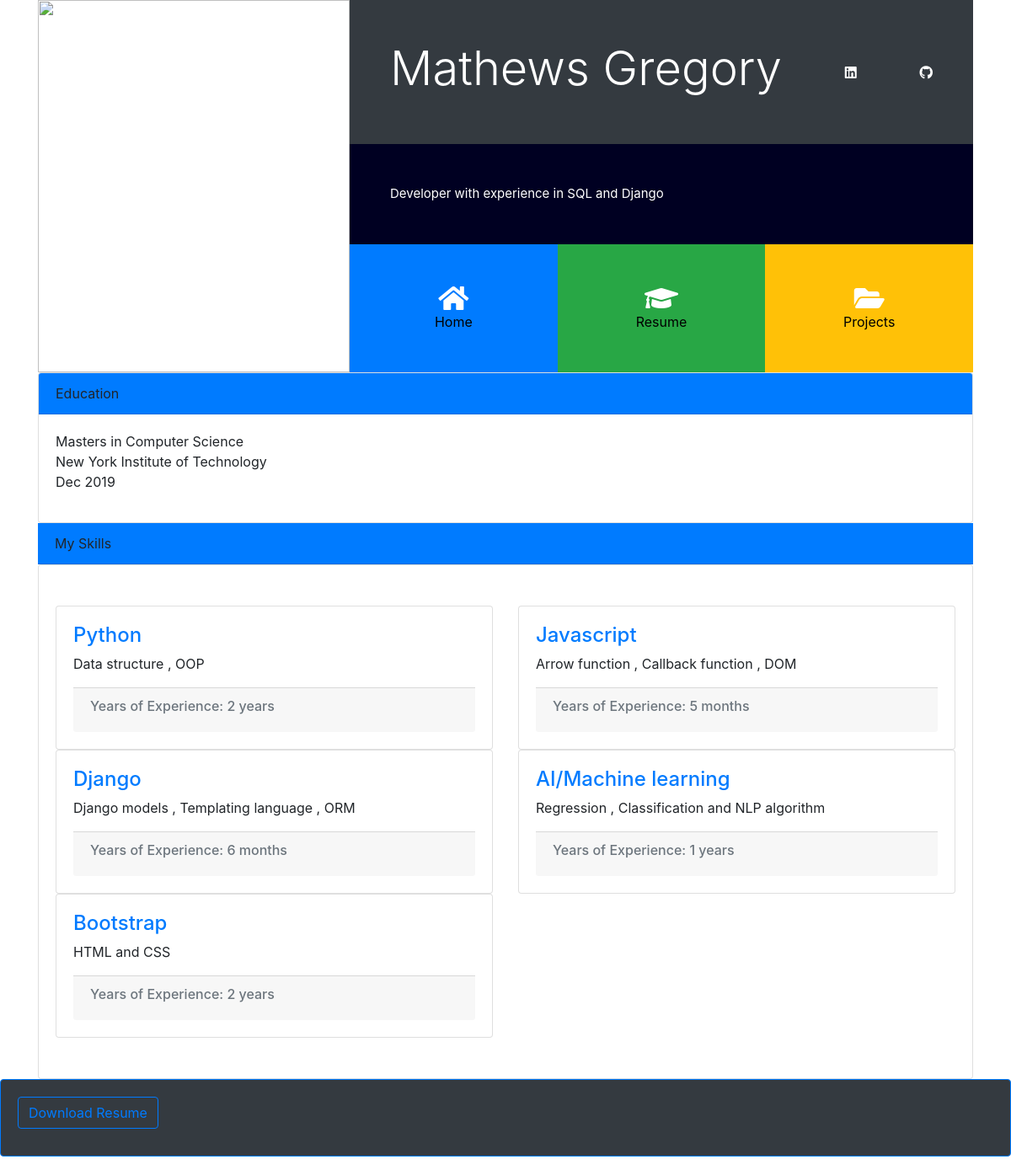
Before: / with the older database file.
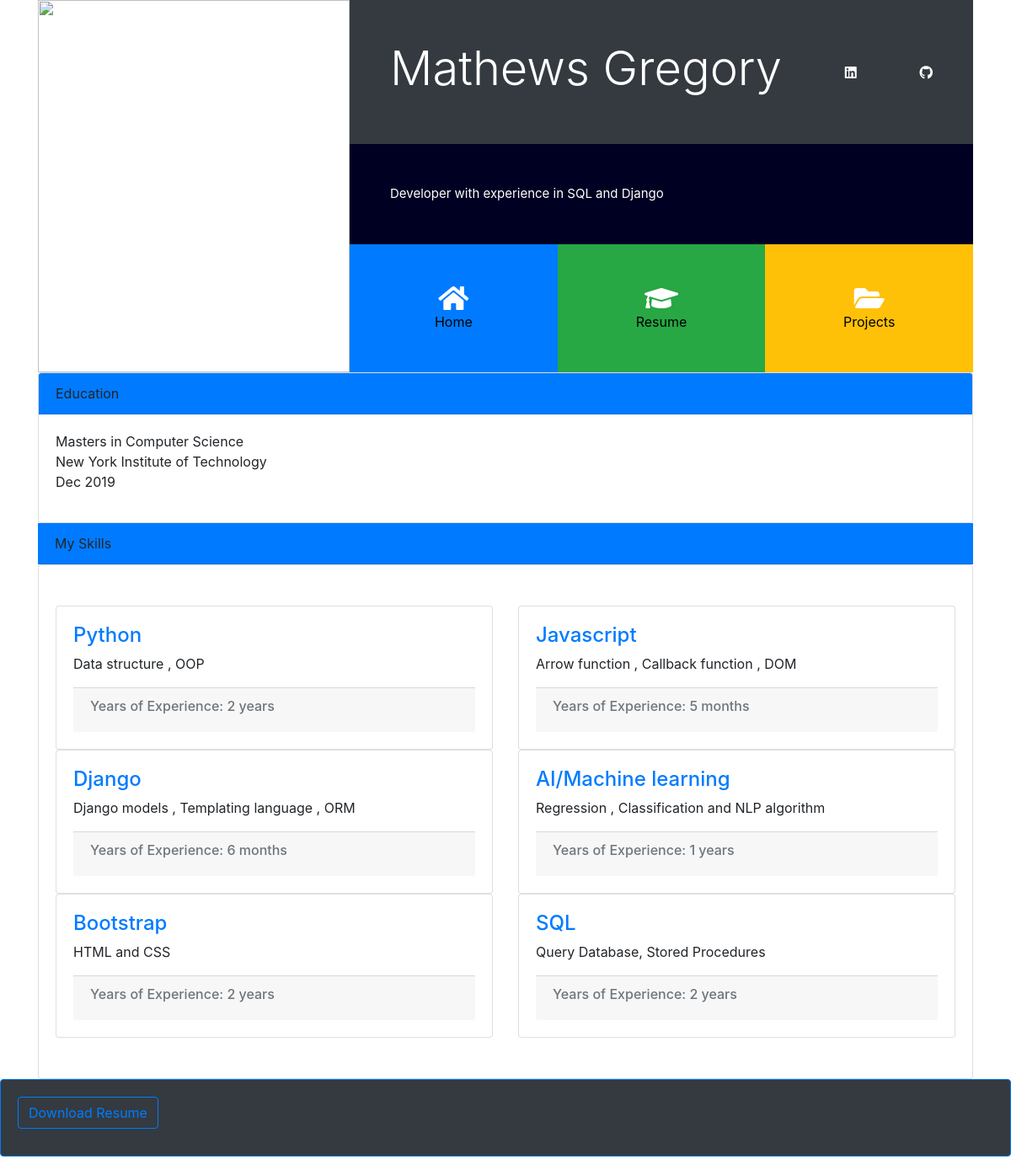
After: the same page with the newer database file.
### portfolio/models.py (models this page shows, shortened)
class Education (models.Model):
    Degree = models.CharField(max_length=100)
    university = models.CharField(max_length=100)
    Graduation_year = models.CharField(max_length=50)

class Skills (models.Model):
    skill = models.CharField(max_length = 50)
    years = models.CharField(max_length = 50)
    tools = models.TextField(max_length=500 , blank = True , null = True)

### portfolio/views.py (the view)
# urls.py: 2. Add a URL to urlpatterns:  path('', views.home, name='home')
def home(request):
    projects = Project.objects.all()
    skills = Skills.objects.all()
    education = Education.objects.all()
    return render(request , 'portfolio/home.html' , {'projects' : projects , 'skills' : skills , 'education':education})

### portfolio/templates/portfolio/home.html (shortened to what this page needs)
{% extends 'portfolio/basetemplate.html'%}
{% block content %}
{% load static %}
 <link href="{% static 'portfolio/custom.css' %}" rel="stylesheet">
 <div id="home" class="collapse show">
      <div class="card">
        {% for edu in education %}
                <div class="card-header bg-primary">
                  Education
                </div>
                <div class="card-body">
                    <div class="card-text">
                       <p>  {{ edu.Degree}} <br>
                            {{ edu.university}}  <br>
                            {{ edu.Graduation_year}}   <br>
                        </p>
                    </div>
                </div>
          {% endfor %}
       </div>
    <div class="card-header bg-primary">
                My Skills
    </div>
      <div class="card card-body py-5">
            <div class="row">
                {% for skill in skills %}
                   <div class="col-lg-6">
                           <div class="card-deck">
                               <div class="card">
                                    <div class="card-body">
                                      <h4 class="card-text text-primary" >{{ skill.skill}}</h4>
                                      <p class="card-text" > {{skill.tools}}</p>
                                           <div class="card-footer">
                                                <h6 class="text-muted">
                                                 Years of Experience:     {{ skill.years }}
                                                </h6>
                                           </div>
                                    </div>
                               </div>
                           </div>
                    </div>
                {% endfor %}
            </div>
      </div>
  </div>
</div>
{% endblock %}

Changed rows visible on the page:
added Skills: skill "SQL", tools "Query Database, Stored Procedures", years "2 years"
